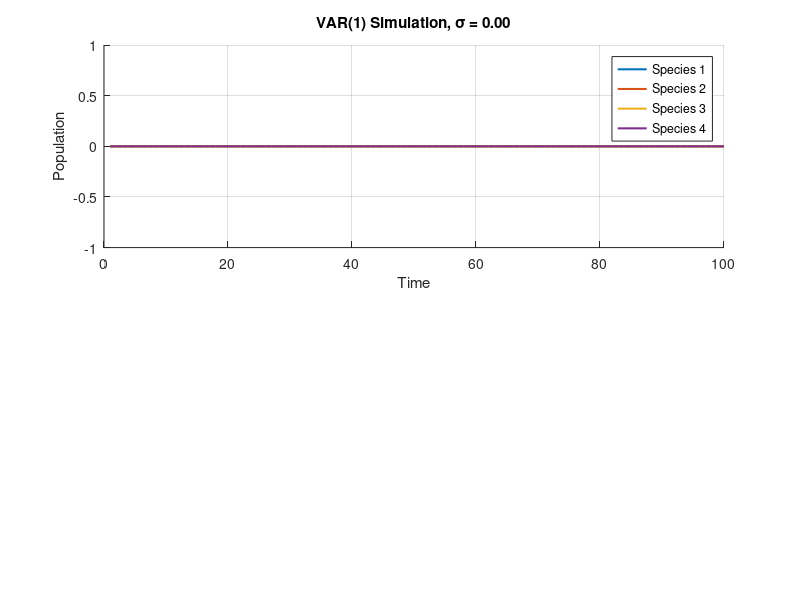

Source code (MATLAB): (Note: this script raises an error after producing the figure.)
rng(123);

% parameters
T = 100;
A = [0.1 0.4 0.1 0.2;
     0.1 -0.2 0.3 0.2;
     0.8 0.2 0.1 0.2;
     0.1 0.2 0.3 0.1];
[row, col] = size(A);
sigma_values = [0, 0.1, 1, 4, 8];  % noise levels
disp(det(A));

theta = 0;   % nonlinearity weighting
E = col;     % embedding dimension = number of species


for s = 1:length(sigma_values)
    sigma = sigma_values(s);

    % simulating VAR(1)
    X = zeros(T, col);
    for t = 1:T-1
        X(t+1,:) = (A * X(t,:)')' + sigma * randn(1, col);
    end

    % s-map estimation (k=1)
    jacobian_est_k1 = zeros(T-E, col, col);
    for dim = 1:col
        for t_pred = 1:T-E
            X_pred = X(t_pred, :);
            neighbor_idx = setdiff(1:T-E, t_pred);
            X_neighbors = X(neighbor_idx, :);
            y_neighbors = X(E + neighbor_idx, dim);

            % distances and weights
            distances = sqrt(sum((X_neighbors - X_pred).^2, 2));
            weights = exp(-theta * distances / mean(distances));
            weights = weights / sum(weights);

            % weighted regression
            X_mat = [ones(length(neighbor_idx),1), X_neighbors];
            W = diag(weights);
            a = (X_mat' * W * X_mat) \ (X_mat' * W * y_neighbors);
            jacobian_est_k1(t_pred, dim, :) = a(2:end);
        end
    end

    % determinant of estimated Jacobians (k=1)
    J_det_est_k1 = zeros(T-E,1);
    for t = 1:T-E
        J_det_est_k1(t) = det(squeeze(jacobian_est_k1(t,:,:)));
    end
    J_det_true_k1 = det(A) * ones(T,1);

    % s-map estimation (k=2)
    jacobian_est_k2 = zeros(T-2*E, col, col);
    for dim = 1:col
        for t_pred = 1:T-2*E
            X_pred = X(t_pred, :);
            neighbor_idx = setdiff(1:T-2*E, t_pred);
            X_neighbors = X(neighbor_idx, :);
            y_neighbors = X(E*2 + neighbor_idx, dim);

            % distances and weights
            distances = sqrt(sum((X_neighbors - X_pred).^2, 2));
            weights = exp(-theta * distances / mean(distances));
            weights = weights / sum(weights);

            % weighted regression
            X_mat = [ones(length(neighbor_idx),1), X_neighbors];
            W = diag(weights);
            a = (X_mat' * W * X_mat) \ (X_mat' * W * y_neighbors);
            jacobian_est_k2(t_pred, dim, :) = a(2:end);
        end
    end

    % determinant of estimated Jacobians (k=2)
    J_det_est_k2 = zeros(T-2*E,1);
    for t = 1:T-2*E
        J_det_est_k2(t) = det(squeeze(jacobian_est_k2(t,:,:)));
    end
    J_det_true_k2 = det(A^2) * ones(T,1);

    % Figure for this sigma
    figure('Name', sprintf('Noise σ = %.3f', sigma), 'NumberTitle', 'off');

    % panel 1: species data simulation
    subplot(2,1,1);
    hold on;
    for i = 1:col
        plot(1:T, X(:,i), 'LineWidth', 1.5);
    end
    xlabel('Time');
    ylabel('Population');
    title(sprintf('VAR(1) Simulation, σ = %.2f', sigma));
    legend(arrayfun(@(i) sprintf('Species %d', i), 1:col, 'UniformOutput', false));
    grid on; hold off;
    yline([-10,20]);

    % panel 2: Jacobian determinants (k=1 vs k=2), true and estimated
    subplot(2,1,2);
    hold on;
    plot(1:T, J_det_true_k1, 'r--', 'LineWidth', 1.5);
    plot(1:T, J_det_true_k2, 'b--', 'LineWidth', 1.5);
    plot(E+1:T, J_det_est_k1, 'r', 'LineWidth', 1.2);
    plot(2*E+1:T, J_det_est_k2, 'b', 'LineWidth', 1.2);
    xlabel('Time');
    ylabel('Jacobian Determinant');
    title(sprintf('True vs Estimated Jacobians (σ = %.2f)', sigma));
    legend({'True det(A)', 'True det(A^2)', 'S-map (k=1)', 'S-map (k=2)'}, 'Location', 'best');
    grid on; hold off;
end


%% clear figures
close all;